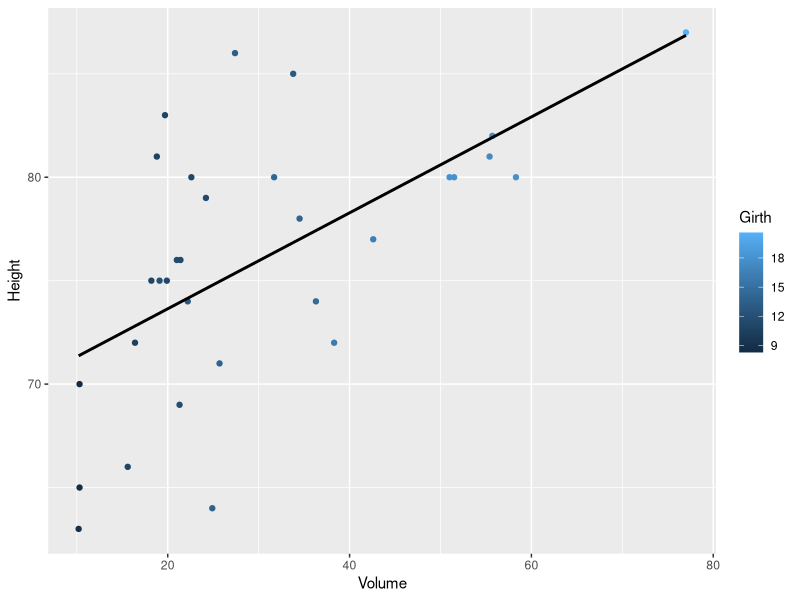

R code for this plot:
## ---- chunk 1
knitr::opts_chunk$set(echo = TRUE)
## ---- chunk 2
#install.packages("tidyverse")
library(tidyverse)
## ---- chunk 3
trees

ggplot(trees, aes(x = Volume, y = Height, color = Girth)) + # Note: R is case-sensitive
  geom_point() + # For a scatterplot
  geom_smooth(se = FALSE, method = "lm", color = 'black') # Overlaying a linear model without the standard error bar (and specifying the color to black)
## ---- chunk 4
height.model <- lm(data = trees, Height ~ Girth + Volume) # This is one way to make a linear model where you specify the dataset, and then specify your explanatory variables (girth and volume) and your response variable (height)
summary(height.model) # This summarizes that linear model; WE WILL USE THIS LATER

height.predict <- cbind(trees, predict(height.model)) # To get predicted values of height from the linear model
trees$Predicted.Height <- height.predict$`predict(height.model)` # To add those predicted values to our dataset
## ---- chunk 5

## ---- chunk 6

# Check our work!

## ---- chunk 7

## ---- chunk 8

## ---- chunk 9
height.model.no.girth <- lm(data = trees, Height ~ Volume)
summary(height.model.no.girth)

height.model.no.volume <- lm(data = trees, Height ~ Girth)
summary(height.model.no.volume)
## ---- chunk 10

# Check our work

